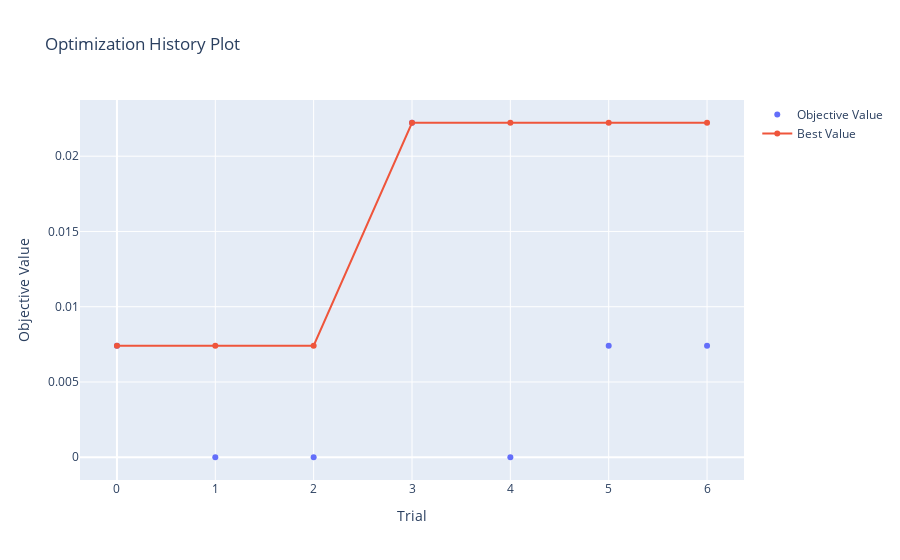

Notebook code cell kept with this figure:
### Code cell
optuna.visualization.plot_optimization_history(study)

### Figure 1 — Plotly figure (JSON) as saved in the notebook; plotly's stock layout.template omitted (floating-point values rounded to 4 significant figures)
{"data": [{"mode": "markers", "name": "Objective Value", "type": "scatter", "x": [0, 1, 2, 3, 4, 5, 6], "y": [0.007407, 0, 0, 0.02222, 0, 0.007407, 0.007407]}, {"name": "Best Value", "type": "scatter", "x": [0, 1, 2, 3, 4, 5, 6], "y": [0.007407, 0.007407, 0.007407, 0.02222, 0.02222, 0.02222, 0.02222]}], "layout": {"title": {"text": "Optimization History Plot"}, "xaxis": {"title": {"text": "Trial"}}, "yaxis": {"title": {"text": "Objective Value"}}}}
